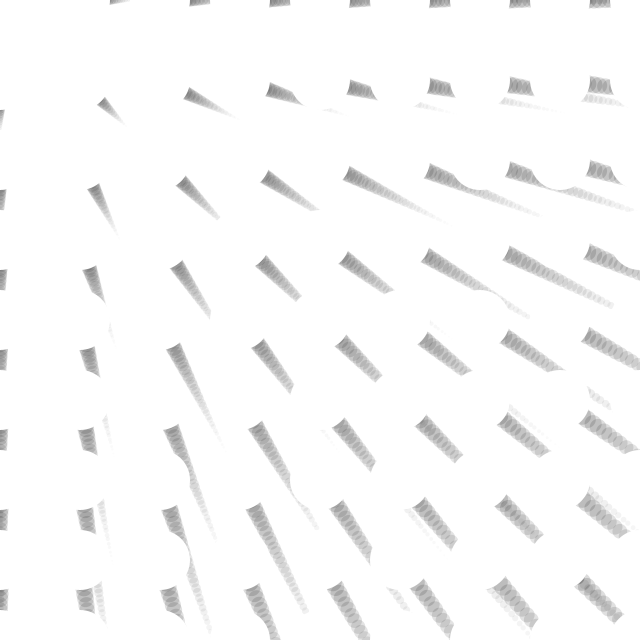
Frame 1 (no input)
Frame 60 (the mouse pressed at the canvas centre just before this capture): identical to frame 1, image omitted
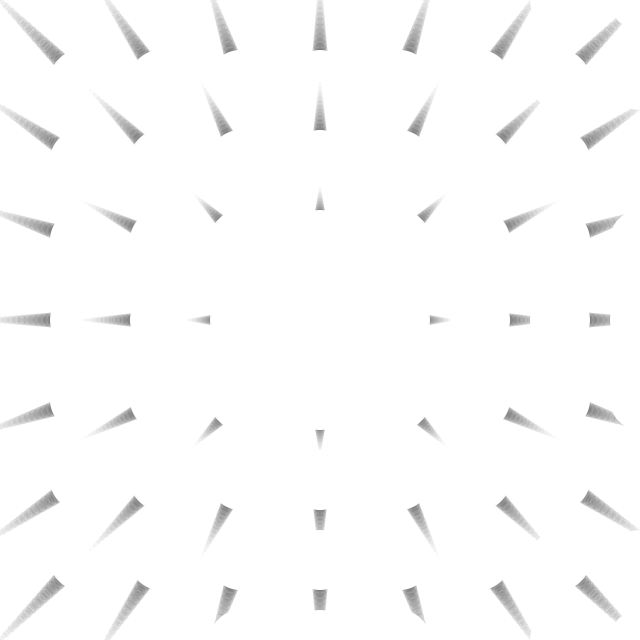
Frame 120 (the mouse held since frame 60 and released just before this capture)

The Processing sketch that drew these frames (run headless with seeded random() and noise(); from frame 60 on, the mouse is pressed at the canvas centre):

// Processing sketch: processing_166607
// ── processing_166607.pde

/* The length of the lights */
float len = 40;

void setup() {
  size(640, 640);
  noStroke();
}

void draw() {
  background(255);
  /* We make a grid that spreads across the width and height of the window */
  for (int x = -width/2; x <= width/2; x+=80) {
    for (int y = -height/2; y <= height/2; y+=80) {
      for (int i = 0; i < len; i++) {
        /* Variable "s" is the size */
        float s = map(i, 0, len, 20, 1);
        /* 
         Variable "d" is the length of the light depending on the mouse position. We minus d from the origonal position
         to create a sense of distance.
         */
        float d = map(dist(mouseX, mouseY, width/2+x, height/2+y), -320, 320, i*2, -i*2);

        /* Fading outwards */
        fill(0, s*2);
        pushMatrix();
        translate(width/2+x, height/2+y);
        /* Rotatedepending on the mouse position */
        rotate(-atan2(width/2-mouseX+x, height/2-mouseY+y)+radians(45));
        ellipse(i/2-d, i/2-d, s, s);
        popMatrix();
      }
      fill(255);
      ellipse(width/2+x, height/2+y, 60, 60);
    }
  }
}
